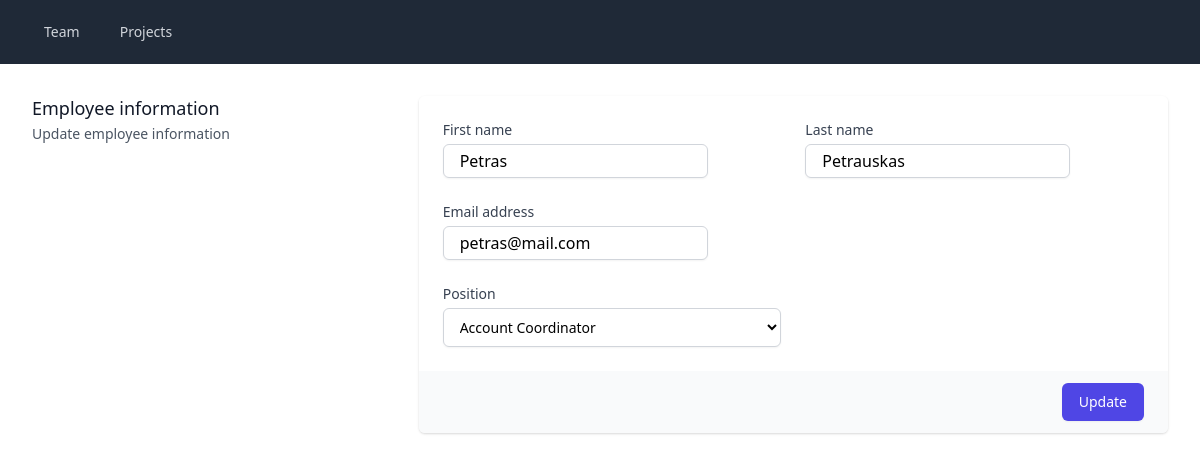
/edit.php?q=employees&id=1, run on the app's committed database.
### tables this page shows
CREATE TABLE employees (
    id INT UNSIGNED AUTO_INCREMENT PRIMARY KEY,
    firstname VARCHAR(50) NOT NULL,
    lastname VARCHAR(50) NOT NULL,
    email VARCHAR(50) NOT NULL,
    position VARCHAR(50) NOT NULL
);

### config/database.php (called while the page is built)
<?php declare( strict_types = 1 );
$host       = "localhost:3306";
$dbname     = "sprint2";
$username   = "root";
$password   = "secret";
$dsn        = "mysql:host=$host;dbname=$dbname";
$options    = array(
                PDO::ATTR_ERRMODE => PDO::ERRMODE_EXCEPTION
              );

### classes/DatabaseClass.php (called while the page is built, shortened)
<?php declare(strict_types = 1);
class Database
{
    private $connection = null;
    public function __construct($dsn, $username, $password, $options)
    {
        try{
            $this->connection = new PDO($dsn, $username, $password, $options);
            $this->connection->setAttribute(PDO::ATTR_ERRMODE, PDO::ERRMODE_EXCEPTION);
            $this->connection->setAttribute(PDO::ATTR_DEFAULT_FETCH_MODE, PDO::FETCH_ASSOC);
        } catch(Exception $e){
            throw new Exception($e->getMessage());
        }
    }
    public function fetchSingle($statement = "" , $parameters = [])
    {
        try{
            $sth = $this->executeStatement( $statement , $parameters );
            return $sth->fetch();
        } catch(Exception $e){
            throw new Exception($e->getMessage());
        }
    }
    private function executeStatement($statement = "" , $parameters = [])
    {
        try{
            $stmt = $this->connection->prepare($statement);
            foreach($parameters as $key => $value) {
                $stmt->bindParam($key, $value);
            }
            $stmt->execute($parameters);
            return $stmt;
        }catch(Exception $e){
            throw new Exception($e->getMessage());
        }
    }
}

### helpers/helpers.php (called while the page is built, shortened)
<?php declare(strict_types = 1);
function escape($html) {
  return htmlspecialchars($html, ENT_QUOTES | ENT_SUBSTITUTE, "UTF-8");
}

### edit.php (the view, shortened to what this page needs)
<?php declare(strict_types = 1);
    require "classes/DatabaseClass.php";
    require "config/database.php";
    require "helpers/helpers.php";
    $db = new \App\Database($dsn, $username, $password, $options);
    if (isset($_GET['q']) && isset($_GET['id'])) {
        $query  = $_GET['q'];
        $id     = $_GET['id'];
        if ($query === 'employees') {
            $sql = "SELECT * FROM employees WHERE id = :id";
            $employee = $db->fetchSingle($sql, array('id' => $id));
        }
    }
?>
<?php include "templates/header.php"; ?>
<div class="mt-10 sm:mt-0 pt-8">
  <div class="md:grid md:grid-cols-3 md:gap-6">
    <div class="md:col-span-1">
      <div class="px-4 sm:px-0">
        <?php if($_GET['q'] === 'employees') : ?>
            <h3 class="text-lg font-medium leading-6 text-gray-900">Employee information</h3>
            <p class="mt-1 text-sm text-gray-600">
                Update employee information
            </p>
        <?php endif; ?>
      </div>
    </div>
    <div class="mt-5 md:mt-0 md:col-span-2">
      <?php if($query === 'employees') : ?>
        <form method="POST">
            <div class="shadow overflow-hidden sm:rounded-md">
            <div class="px-4 py-5 bg-white sm:p-6">
                <div class="grid grid-cols-6 gap-6">
                <div class="col-span-6 sm:col-span-3">
                    <label for="firstname" class="block text-sm font-medium text-gray-700">First name</label>
                    <input type="text" name="firstname" id="firstname" value="<?php echo escape($employee['firstname']); ?>" autocomplete="given-name" class="border border-gray-300 shadow-sm rounded-md mt-1 px-4 py-1 focus:border-indigo-500">
                </div>
                <div class="col-span-6 sm:col-span-3">
                    <label for="lastname" class="block text-sm font-medium text-gray-700">Last name</label>
                    <input type="text" name="lastname" value="<?php echo escape($employee['lastname']); ?>" id="lastname" autocomplete="family-name" class="border border-gray-300 shadow-sm rounded-md mt-1 px-4 py-1 focus:border-indigo-500">
                </div>
                <div class="col-span-6 sm:col-span-4">
                    <label for="email" class="block text-sm font-medium text-gray-700">Email address</label>
                    <input type="email" name="email" id="email" value="<?php echo escape($employee['email']); ?>" autocomplete="email" class="border border-gray-300 shadow-sm rounded-md mt-1 px-4 py-1 focus:border-indigo-500">
                </div>
                <div class="col-span-6 sm:col-span-3">
                    <label for="position" class="block text-sm font-medium text-gray-700">Position</label>
                    <select id="position" name="position" autocomplete="position" class="mt-1 block w-full py-2 px-3 border border-gray-300 bg-white rounded-md shadow-sm focus:outline-none focus:ring-indigo-500 focus:border-indigo-500 sm:text-sm">
                        <option value="Account Coordinator" <?php echo $employee['position'] === 'Account Coordinator' ? 'selected' : ''; ?> >Account Coordinator</option>
                    </select>
                </div>
                </div>
            </div>
            <div class="px-4 py-3 bg-gray-50 text-right sm:px-6">
                <input type="submit" name="submit" value="Update" class="inline-flex justify-center py-2 px-4 border border-transparent shadow-sm text-sm font-medium rounded-md text-white bg-indigo-600 hover:bg-indigo-700 focus:outline-none focus:ring-2 focus:ring-offset-2 focus:ring-indigo-500" />
            </div>
            </div>
        </form>
      <?php endif; ?>
    </div>
  </div>
</div>
<?php include "templates/footer.php"; ?>

### data on the page
employees: firstname "Petras", lastname "Petrauskas", email "petras@mail.com", position "Account Coordinator"
